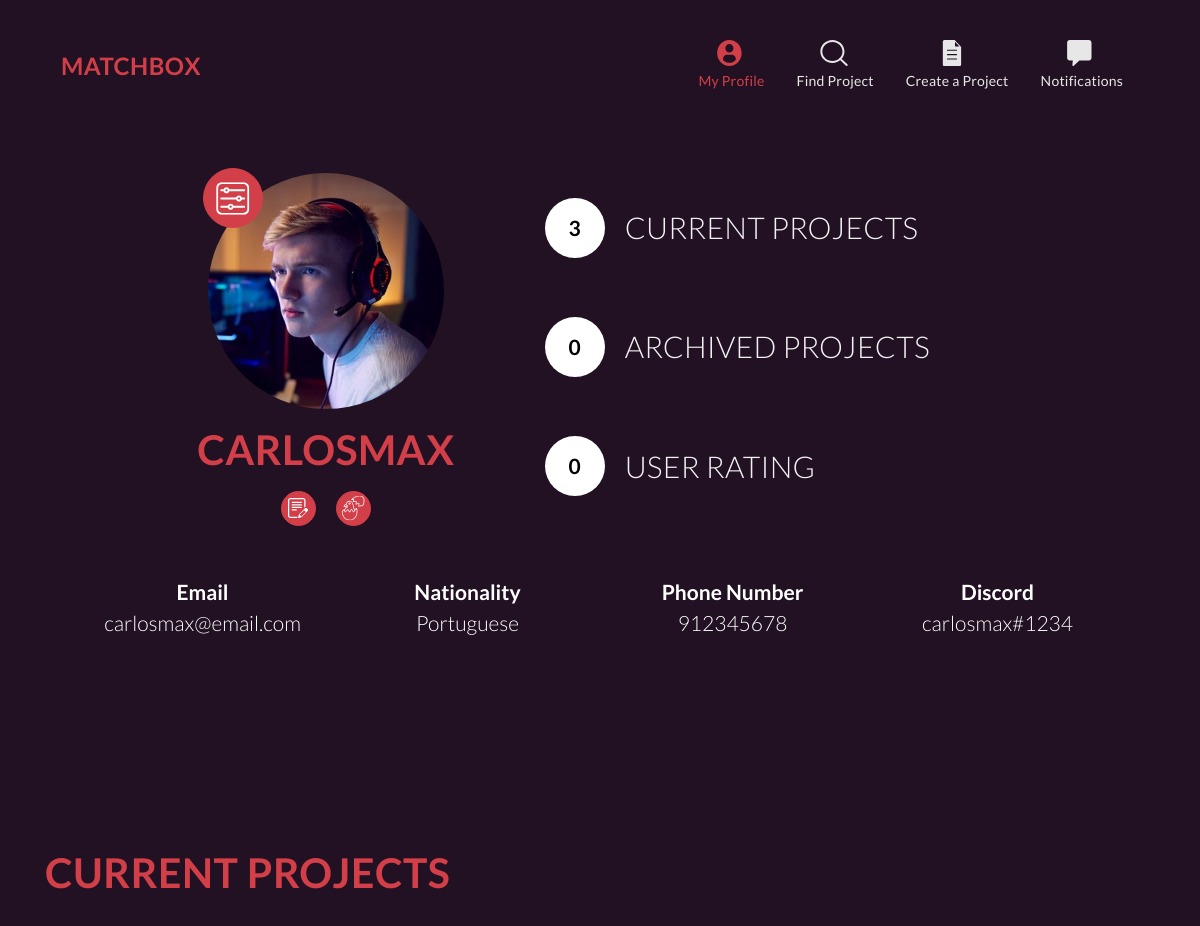
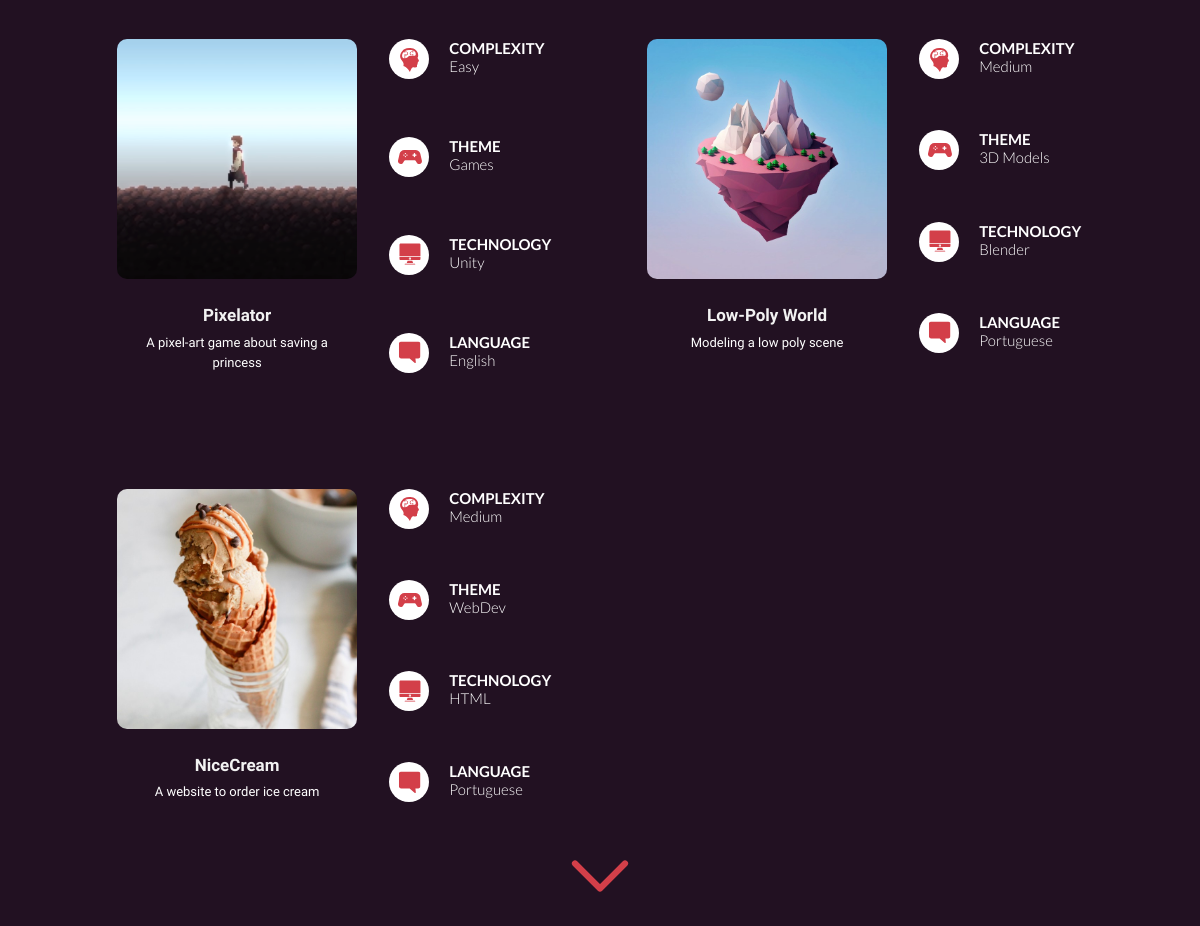
The page /user/carlosmax/ (signed in) on the database as committed earlier (2 pictures, top to bottom).
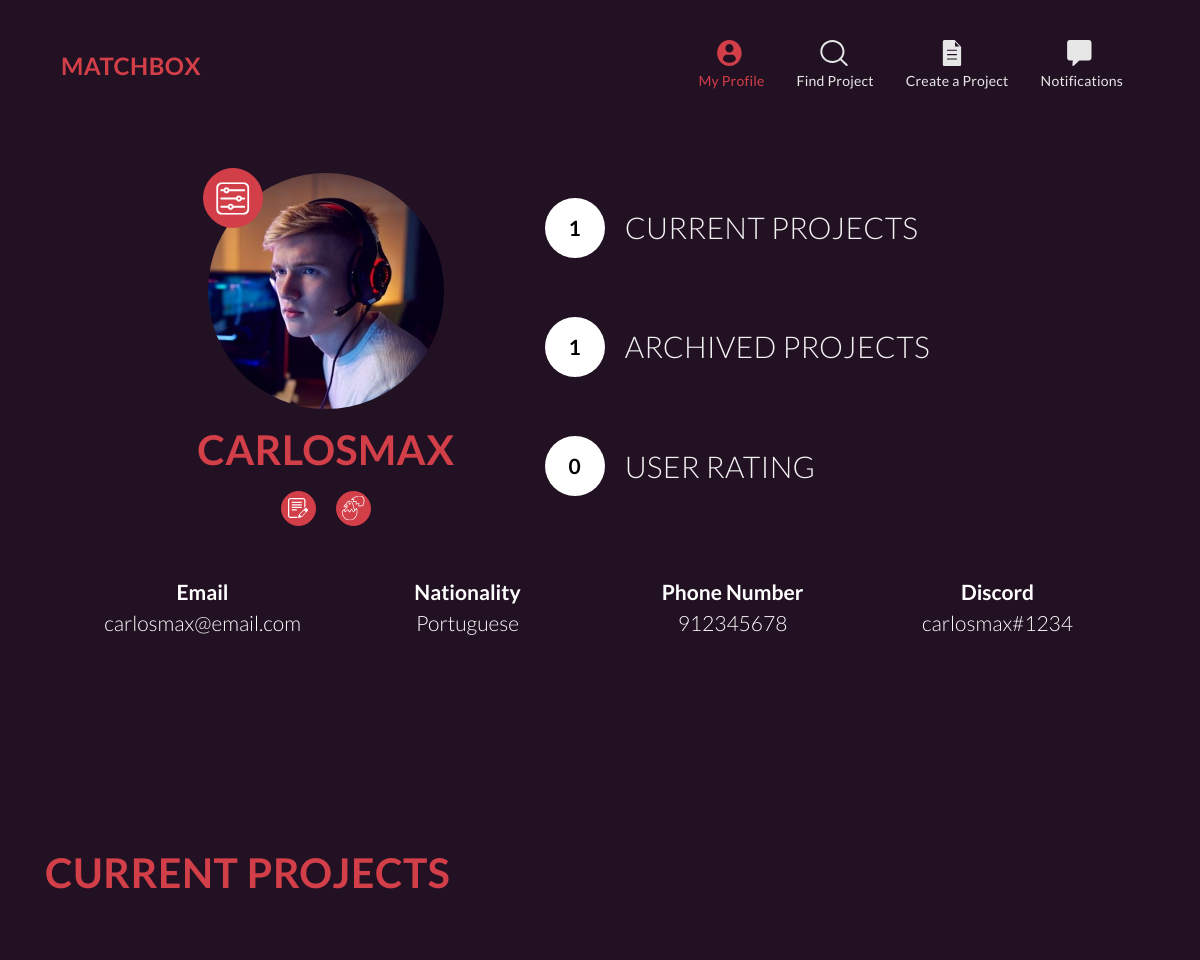
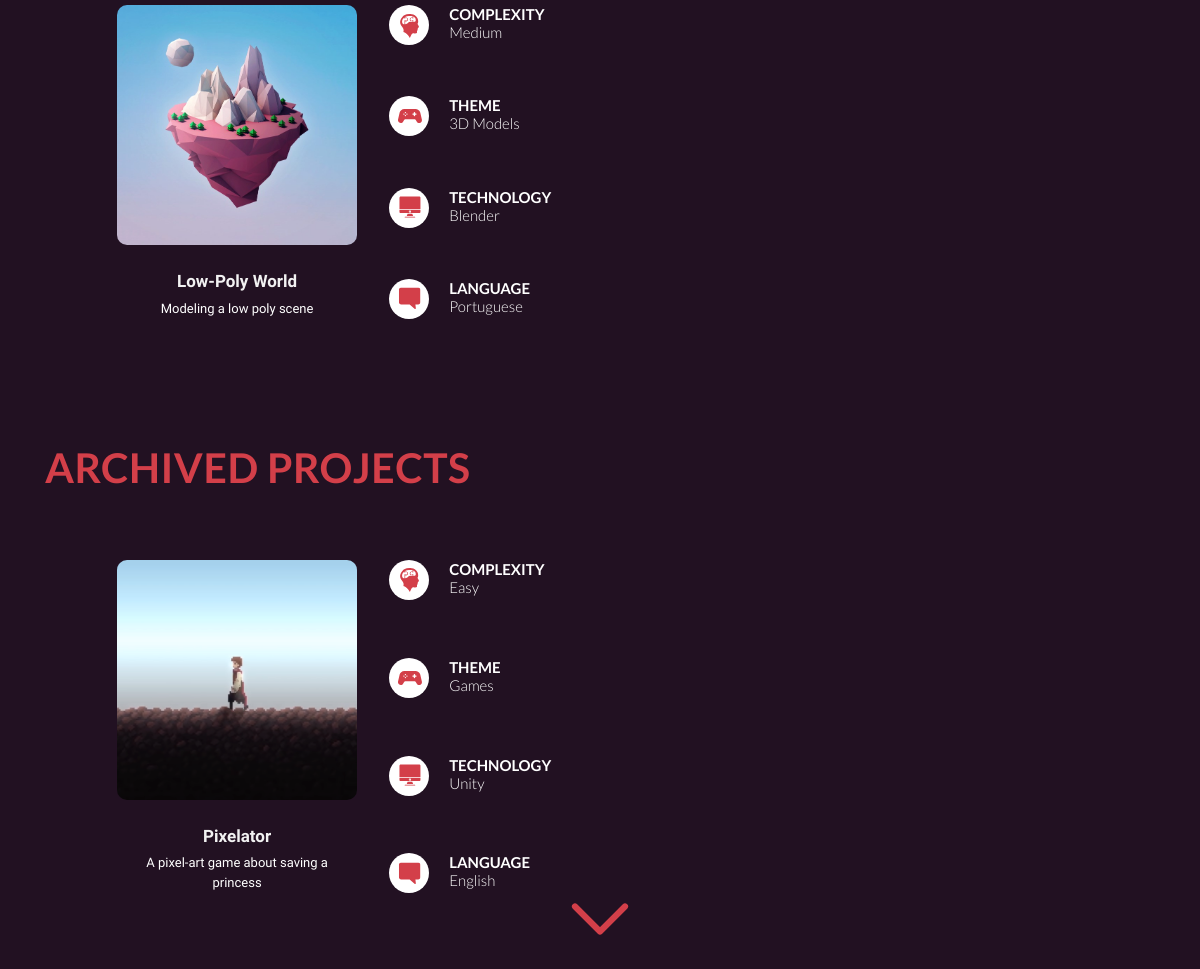
The same page on the database as committed later (2 pictures, top to bottom).
### matchcore/models.py (models this page shows, shortened)
class UserTag(models.Model):
    name = models.CharField(max_length=10)
    img = models.ImageField(upload_to='images/tags')

class Project(models.Model):
    STATE = [
        ('O', 'Ongoing'),
        ('A', 'Archived'),
    ]
    title = models.CharField(max_length=50)
    small_description = models.CharField(max_length=100)
    big_description = models.CharField(max_length=1000)
    img = models.ImageField(upload_to='images/projects', default='')
    state = models.CharField(max_length=1, choices=STATE)
    tags = models.ManyToManyField(ProjectTag)
    participants = models.ManyToManyField(Person, through='ProjectParticipation')

class ProjectTag(models.Model):
    ARCHETYPE = [
        ('C', 'Complexity'),
        ('T', 'Theme'),
        ('D', 'Technology'),
        ('L', 'Language'),
    ]
    name = models.CharField(max_length=10)
    archetype = models.CharField(max_length=1, choices=ARCHETYPE, default='C')

### matchcore/views.py (the view)
# urls.py: path('user/<str:username>/', views.user_page, name="user_page"),
def user_page(request, username):
    user = User.objects.get(username=username)
    project_participations = user.person.project_participations.all()
    projects = [p.project for p in project_participations]
    current_projects = []
    archived_projects = []
    for p in projects:
        if p.state == 'O':
            current_projects.append(p)
        else:
            archived_projects.append(p)
    score = 0
    score_amount = 0
    for p in project_participations:
        if p.project.state == 'A' and p.owner is False:
            score += p.contribution
            score_amount = score_amount + 1
    if score_amount > 0:
        score = score / score_amount
    context = {
        'user': user,
        'current_projects': current_projects,
        'archived_projects': archived_projects,
        'score': score,
    }
    return render(request, 'matchcore/user_page.html', context)

### matchcore/templatetags/matchcore_tags.py (called while the page is built)
@register.simple_tag
def is_active_un(request, url, un):
    if request.path in reverse(url, args=[un]): #fixme
        return "active"
    return ""

@register.simple_tag
def is_active(request, url):
    if request.path in reverse(url): #fixme
        return "active"
    return ""

### matchcore/templates/matchcore/user_page.html (shortened to what the changed rows need)
{% extends "matchcore/layout_nav.html" %}
{% load static %}
{% block main %}
<div class="container user-info">
	<div class="h-100 d-flex flex-column justify-content-center">
		<div class="row user-main-info">
			<div class="col-5 text-center">
				<h1>{{user.username}}</h1>
				<div class="user-tags mt-3">
					{% for tag in user.person.tags.all %}
						<button type="button" class="tag-circle btn btn-primary" data-toggle="tooltip" data-placement="bottom" title="{{tag.name}}">
							{% if tag.name == 'Creator' %}
								<img src="{% static 'matchcore/images/register/project_white.svg' %}">
							{% elif tag.name == 'Joiner' %}
								<img src="{% static 'matchcore/images/register/team_white.svg' %}">
							{% elif tag.name == 'Pro' %}
								<img src="{% static 'matchcore/images/register/pro_white.svg' %}" style="height: 23px;">
							{% elif tag.name == 'Adept' %}
								<img src="{% static 'matchcore/images/register/adept_white.svg' %}" style="height: 28px;">
							{% elif tag.name == 'Newcomer' %}
								<img src="{% static 'matchcore/images/register/newcomer_white.svg' %}" style="height: 25px;">
							{% endif %}
						</button>
					{% endfor %}
				</div>
			</div>
			<div class="col user-stats ml-2">
				<div class="stats-item">
					<div id="circCurrPrj" class="stats-circle">{{current_projects|length}}</div>
					<div id="txtCurrPrj" class="stats-desc">Current projects</div>
				</div>
				<div class="stats-item">
					<div id="circArchPrj" class="stats-circle">{{archived_projects|length}}</div>
					<div id="txtArchPrj" class="stats-desc">Archived projects</div>
				</div>
			</div>
		</div>
	</div>
</div>
{% if current_projects|length != 0 %}
	<div id="currentProjs" class="container mt-5 mb-5">
		<h1>Current projects</h1>
		<div class="row project-list">
			{% for p in current_projects %}
				<div class="col-6 project-item" onclick="location.href='{% url 'project_page' p.id %}'">
					<div class="row">
						<div class="col-7 text-center">
							<img class="project-picture img-fluid" src="{{p.img.url}}">
							<div class="mt-4 px-2">
								<span class="project-title mb-1">{{p.title}}</span>
								<p class="project-short-desc">{{p.small_description}}</p>
							</div>
						</div>
						<div class="col project-tags">
							<div class="tags-item">
								<div class="tags-circle"><img src="{% static 'matchcore/images/projects/tag-complexity.svg' %}"></div>
								<div class="tags-desc"><span class="tags-name">Complexity</span>
									{% for t in p.tags.all %}
										{% if t.archetype == 'C' %}
											{{t.name}}
										{% endif %}
									{% endfor %}
								</div>
							</div>
							<div class="tags-item">
								<div class="tags-circle"><img src="{% static 'matchcore/images/projects/tag-theme.svg' %}"></div>
								<div class="tags-desc"><span class="tags-name">Theme</span>
									{% for t in p.tags.all %}
										{% if t.archetype == 'T' %}
											{{t.name}}
										{% endif %}
									{% endfor %}
								</div>
							</div>
							<div class="tags-item">
								<div class="tags-circle"><img src="{% static 'matchcore/images/projects/tag-technology.svg' %}"></div>
								<div class="tags-desc"><span class="tags-name">Technology</span>
									{% for t in p.tags.all %}
										{% if t.archetype == 'D' %}
											{{t.name}}
										{% endif %}
									{% endfor %}
								</div>
							</div>
							<div class="tags-item">
								<div class="tags-circle"><img src="{% static 'matchcore/images/projects/tag-language.svg' %}"></div>
								<div class="tags-desc"><span class="tags-name">Language</span>
									{% for t in p.tags.all %}
										{% if t.archetype == 'L' %}
											{{t.name}}
										{% endif %}
									{% endfor %}
								</div>
							</div>
						</div>
					</div>
				</div>
			{% endfor %}
		</div>
	</div>
{% endif %}
{% if archived_projects|length != 0 %}
	<div id="archivedProjs" class="container mt-5">
		<h1>Archived projects</h1>
		<div class="row project-list">
			{% for p in archived_projects %}
				<div class="col-6 project-item" onclick="location.href='{% url 'project_page' p.id %}'">
					<div class="row">
						<div class="col-7 text-center">
							<img class="project-picture img-fluid" src="{{p.img.url}}">
							<div class="mt-4 px-2">
								<span class="project-title mb-1">{{p.title}}</span>
								<p class="project-short-desc">{{p.small_description}}</p>
							</div>
						</div>
						<div class="col project-tags">
							<div class="tags-item">
								<div class="tags-circle"><img src="{% static 'matchcore/images/projects/tag-complexity.svg' %}"></div>
								<div class="tags-desc"><span class="tags-name">Complexity</span>
									{% for t in p.tags.all %}
										{% if t.archetype == 'C' %}
											{{t.name}}
										{% endif %}
									{% endfor %}
								</div>
							</div>
							<div class="tags-item">
								<div class="tags-circle"><img src="{% static 'matchcore/images/projects/tag-theme.svg' %}"></div>
								<div class="tags-desc"><span class="tags-name">Theme</span>
									{% for t in p.tags.all %}
										{% if t.archetype == 'T' %}
											{{t.name}}
										{% endif %}
									{% endfor %}
								</div>
							</div>
							<div class="tags-item">
								<div class="tags-circle"><img src="{% static 'matchcore/images/projects/tag-technology.svg' %}"></div>
								<div class="tags-desc"><span class="tags-name">Technology</span>
									{% for t in p.tags.all %}
										{% if t.archetype == 'D' %}
											{{t.name}}
										{% endif %}
									{% endfor %}
								</div>
							</div>
							<div class="tags-item">
								<div class="tags-circle"><img src="{% static 'matchcore/images/projects/tag-language.svg' %}"></div>
								<div class="tags-desc"><span class="tags-name">Language</span>
									{% for t in p.tags.all %}
										{% if t.archetype == 'L' %}
											{{t.name}}
										{% endif %}
									{% endfor %}
								</div>
							</div>
						</div>
					</div>
				</div>
			{% endfor %}
		</div>
	</div>
{% endif %}
{% endblock %}

Rows that differ between the two databases and show on the page:
no longer on this page (row unchanged): Project: img (picture), title "NiceCream", small_description "A website to order ice cream", ProjectTag (name "Medium"), ProjectTag (name "Portuguese"), shown under "CURRENT PROJECTS"
no longer on this page (row unchanged): ProjectTag: name "WebDev", shown under "NiceCream"
no longer on this page (row unchanged): ProjectTag: name "HTML", shown under "NiceCream"
changed Project "Pixelator": gains ProjectTag (name "Easy"); gains ProjectTag (name "Games"); gains ProjectTag (name "Unity"); gains ProjectTag (name "English"); loses ProjectTag (name "Easy"); loses ProjectTag (name "Games"); loses ProjectTag (name "Unity"); loses ProjectTag (name "English"); moves from the list under "CURRENT PROJECTS" to the list under "ARCHIVED PROJECTS"
Other text that changed with them:
{{ current_projects|length }}: "3" → "1"
{{ archived_projects|length }}: "0" → "1"
text now shown: "ARCHIVED PROJECTS"
